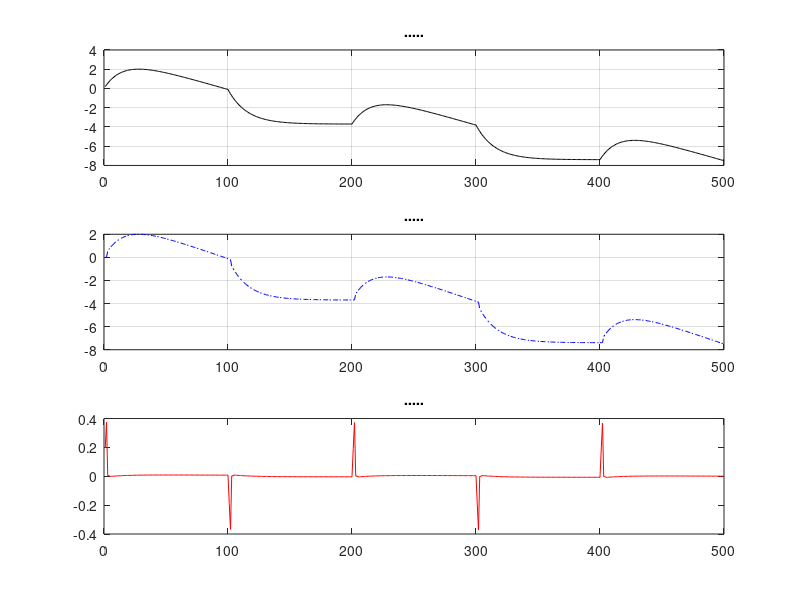

Write MATLAB code to recreate this figure.
% An example of LSA - Data Fitting method
% Assoc.Prof.Dr Tuong Quan Vo
clc;
clear all;
close all;
clc;
t1=15;k1=3.6;t2=1;k2=0.037;
R=1.0; 
y=0;
ST=500;DT=1;
a1=exp(-DT/t1);a2=exp(-DT/t2);LP=ST/DT;
x1=0;x2=0;
u=0;
t=0;
QBG=0;
for i=1:LP 
    t(i)=i*DT;
    if (t(i)>0)&(t(i)<100);R=1;end
    if (t(i)>100)&(t(i)<200);R=0;end
    if (t(i)>200)&(t(i)<300);R=1;end
    if (t(i)>300)&(t(i)<400);R=0;end
    if (t(i)>400);R=1;end
    x1=a1*x1+(1-a1)*k1*R;   
    x2=x2+DT*k2*R;  
    y(i)=x1-x2;
    u(i) = R;
    t(i)=i*DT;
end
U0=u;
Z0=y;
m(1)=2;
m(2)=2;
n = max(m);
n = max(m);
Len=size(Z0);  
L = Len(2);
P = 10e10*eye(m(1)+m(2)+1);
sita = 0.01*ones(m(1)+m(2)+1,1);
h = zeros(m(1)+m(2)+1,1);
z = 0;
MatixI = eye(m(1)+m(2)+1);
for i=1:L
    for j=1:m(1)
        if i-j-n<1
            h(j,1)=0;
        else
            h(j,1) = -Z0(i-j-n);
        end
    end
    for j=1:m(2)+1
        if i-j+1-n<1
            h(j+m(1),1)=0;
        else
            h(j+m(1),1) = U0(i-j+1-n);
        end
    end;
    z = Z0(i);
    gama=1/(h'*P*h+1);
    K = P*h*gama;
    sita = sita + K*(z - h'*sita);
    P = (MatixI - K*h') * P ;  
end
He = zeros(L,m(1)+m(2)+1);
ze = zeros(m(1)+m(2)+1,1);
for i=1:L
    for j=1:m(1)
        if i-j-n<1
            He(i,j)=0;
        else
            He(i,j) = -Z0(i-j-n);
        end
    end
    for j=1:m(2)+1
        if i-j+1-n<1
            He(i,j+m(1))=0;
        else
            He(i,j+m(1)) = U0(i-j+1-n);
        end
    end
    ze(i,1) = Z0(i);
end
bianz=He*sita;
ee=ze-bianz;
subplot(3,1,1),
plot(t,ze,'k-'); 
title('.....')
grid on
subplot(3,1,2),
plot(t,bianz,'b-.');
title('.....')
grid on
subplot(3,1,3),
for i=1:L
   QBG=QBG+abs(ee(i)); 
end
plot(t,ee,'r');
title('.....')

